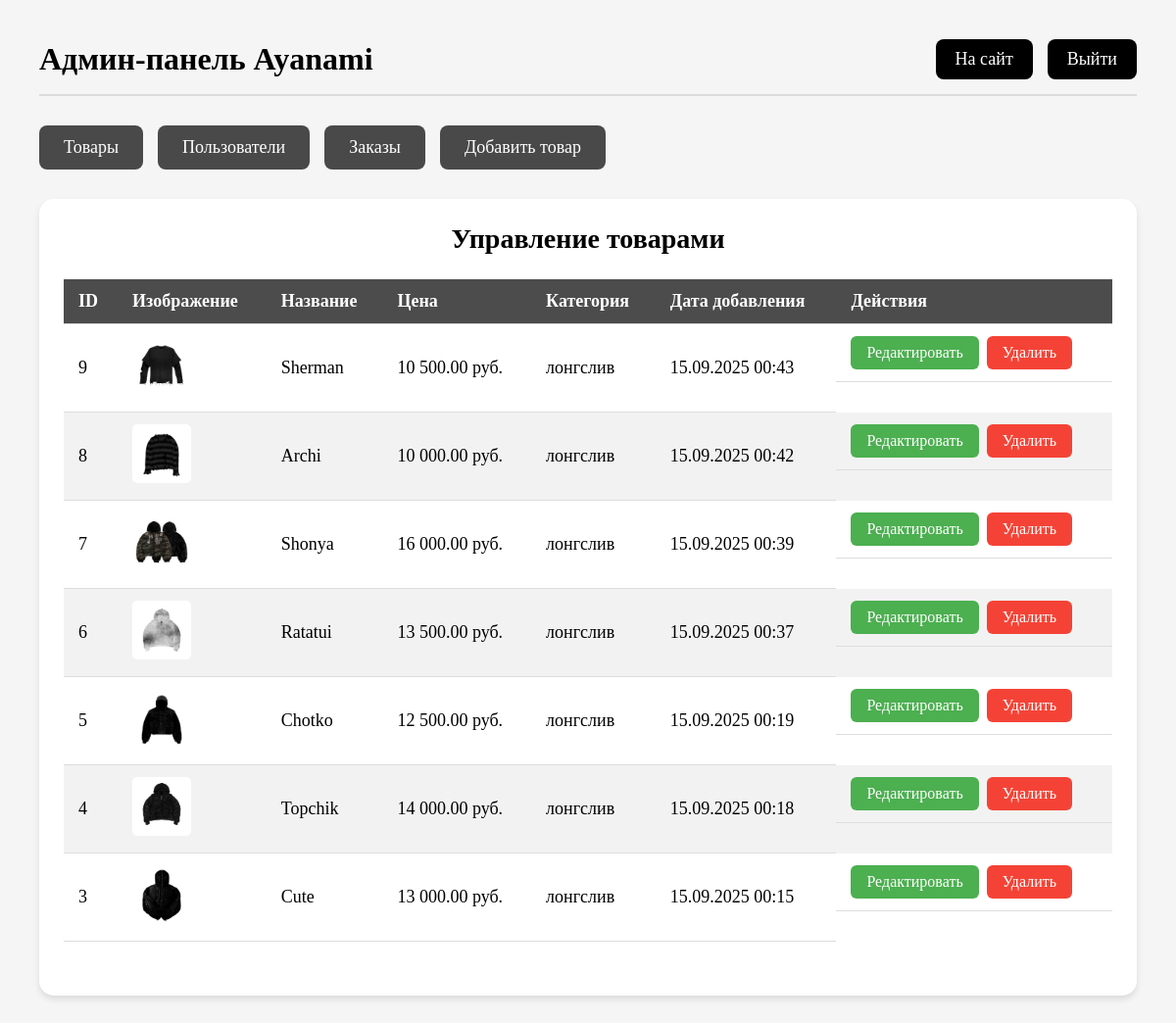
Screenshot of /admin/admin.php?action=orders (signed in) with the database file from the repository.
### tables this page shows
CREATE TABLE `products` (
  `id` int NOT NULL,
  `name` varchar(255) NOT NULL,
  `description` text,
  `price` decimal(10,2) NOT NULL,
  `image` varchar(255) DEFAULT NULL,
  `category` varchar(100) DEFAULT NULL,
  `created_at` datetime DEFAULT CURRENT_TIMESTAMP
);

### public/admin/admin.php (the view, shortened to what this page needs)
<?php
require_once '../config.php';
$action = $_GET['action'] ?? '';
$products = $pdo->query("SELECT * FROM products ORDER BY created_at DESC")->fetchAll(PDO::FETCH_ASSOC);
$editProduct = null;
?>
<!DOCTYPE html>
<html lang="ru">
<head>
    <link rel="stylesheet" href="admin.css">
</head>
<body>
    <div class="admin-container">
        <div class="admin-header">
            <h1>Админ-панель Ayanami</h1>
            <div class="admin-header-links">
                <a href="../index.php">На сайт</a>
                <a href="../logout.php">Выйти</a>
            </div>
        </div>
        <div class="admin-nav">
            <a href="#" onclick="showTab('products')">Товары</a>
            <a href="#" onclick="showTab('users')">Пользователи</a>
            <a href="#" onclick="showTab('orders')">Заказы</a>
            <a href="#" onclick="showTab('add-product')"><?= $editProduct ? 'Редактировать товар' : 'Добавить товар' ?></a>
        </div>
        <div id="products" class="tab-content <?= (!$action || $action === 'delete_product') ? 'active' : '' ?>">
            <div class="admin-section">
                <h2>Управление товарами</h2>
                <table>
                    <thead>
                        <tr>
                            <th>ID</th>
                            <th>Изображение</th>
                            <th>Название</th>
                            <th>Цена</th>
                            <th>Категория</th>
                            <th>Дата добавления</th>
                            <th>Действия</th>
                        </tr>
                    </thead>
                    <tbody>
                        <?php foreach ($products as $product): ?>
                        <tr>
                            <td><?= $product['id'] ?></td>
                            <td>
                                <?php if ($product['image']): ?>
                                    <img src="../<?= htmlspecialchars($product['image']) ?>" alt="<?= htmlspecialchars($product['name']) ?>" class="table-image">
                                <?php else: ?>
                                    <span>Нет изображения</span>
                                <?php endif; ?>
                            </td>
                            <td><?= htmlspecialchars($product['name']) ?></td>
                            <td><?= number_format($product['price'], 2, '.', ' ') ?> руб.</td>
                            <td><?= $product['category'] ? htmlspecialchars($product['category']) : '-' ?></td>
                            <td><?= date('d.m.Y H:i', strtotime($product['created_at'])) ?></td>
                            <td class="action-buttons">
                                <a href="admin.php?action=edit_product&id=<?= $product['id'] ?>" class="btn btn-edit">Редактировать</a>
                                <a href="admin.php?action=delete_product&id=<?= $product['id'] ?>" class="btn btn-delete" onclick="return confirm('Удалить этот товар?')">Удалить</a>
                            </td>
                        </tr>
                        <?php endforeach; ?>
                    </tbody>
                </table>
            </div>
        </div>
    </div>
</body>
</html>

### public/admin/admin.css (style rules this page uses)
html { height: 100%; scroll-behavior: smooth; background-color: white; }
body { font-family: 'Helmswald'; font-weight: 400; font-size: 18px; margin: 0; padding: 20px; background-color: #f5f5f5; color: black; }
.admin-container { max-width: 1400px; margin: 0 auto; padding: 20px; }
.admin-header { display: flex; justify-content: space-between; align-items: center; margin-bottom: 30px; padding-bottom: 15px; border-bottom: 2px solid rgba(0, 0, 0, 0.1); }
.admin-header h1 { margin: 0; font-size: 32px; color: black; }
.admin-header-links { display: flex; gap: 15px; }
.admin-header-links a { padding: 10px 20px; background: black; color: white; text-decoration: none; border-radius: 8px; transition: background-color 0.3s; }
.admin-nav { display: flex; gap: 15px; margin-bottom: 30px; flex-wrap: wrap; }
.admin-nav a { padding: 12px 25px; background: rgba(0, 0, 0, 0.7); color: white; text-decoration: none; border-radius: 8px; transition: all 0.3s; }
.admin-section { background: white; padding: 25px; border-radius: 15px; margin-bottom: 30px; box-shadow: 0 4px 6px rgba(0, 0, 0, 0.1); }
.admin-section h2 { color: black; text-align: center; font-size: 28px; margin-top: 0; margin-bottom: 25px; }
table { width: 100%; border-collapse: collapse; margin: 20px 0 30px 0; }
table th, table td { padding: 12px 15px; text-align: left; border-bottom: 1px solid #ddd; }
table th { background-color: rgba(0, 0, 0, 0.7); color: white; font-weight: bold; }
table tr:nth-child(even) { background-color: rgba(0, 0, 0, 0.05); }
.btn { padding: 8px 16px; border: none; border-radius: 6px; cursor: pointer; text-decoration: none; display: inline-block; font-family: 'Helmswald'; font-size: 16px; transition: all 0.3s; }
.btn-edit { background: #4CAF50; color: white; }
.btn-delete { background: #f44336; color: white; }
.tab-content { display: none; }
.tab-content.active { display: block; animation: fadeIn 0.3s ease-in; }
.table-image { width: 60px; height: 60px; object-fit: cover; border-radius: 5px; }
.action-buttons { display: flex; gap: 8px; flex-wrap: wrap; }

### rows the page displays
products: id "9", image (picture), name "Sherman", price "10 500.00", category "лонгслив", created_at "15.09.2025 00:43"
products: id "8", image (picture), name "Archi", price "10 000.00", category "лонгслив", created_at "15.09.2025 00:42"
products: id "7", image (picture), name "Shonya", price "16 000.00", category "лонгслив", created_at "15.09.2025 00:39"
products: id "6", image (picture), name "Ratatui", price "13 500.00", category "лонгслив", created_at "15.09.2025 00:37"
products: id "5", image (picture), name "Chotko", price "12 500.00", category "лонгслив", created_at "15.09.2025 00:19"
products: id "4", image (picture), name "Topchik", price "14 000.00", category "лонгслив", created_at "15.09.2025 00:18"
products: id "3", image (picture), name "Cute", price "13 000.00", category "лонгслив", created_at "15.09.2025 00:15"
